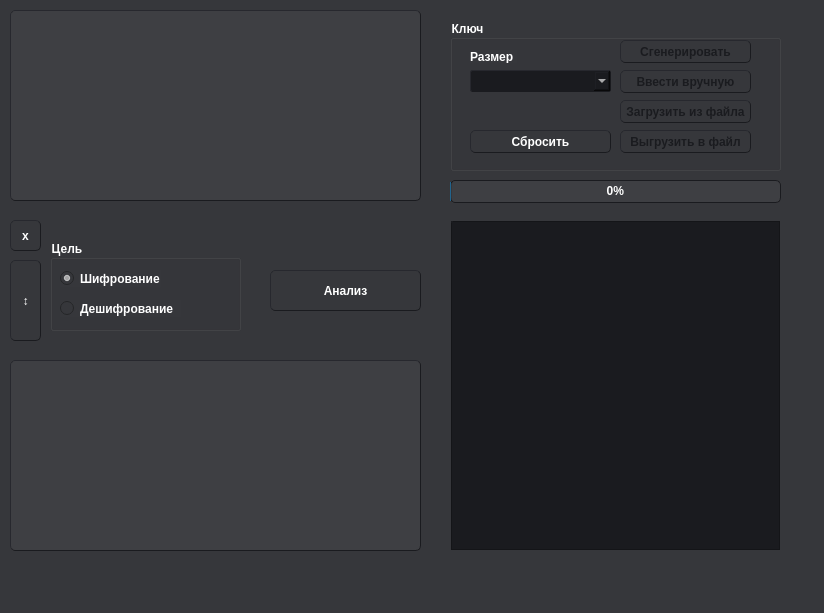
<?xml version="1.0" encoding="UTF-8"?>
<ui version="4.0">
 <class>MainWindow</class>
 <widget class="QMainWindow" name="MainWindow">
  <property name="geometry">
   <rect>
    <x>0</x>
    <y>0</y>
    <width>824</width>
    <height>613</height>
   </rect>
  </property>
  <property name="focusPolicy">
   <enum>Qt::WheelFocus</enum>
  </property>
  <property name="windowTitle">
   <string>Метод поворотной решетки</string>
  </property>
  <property name="styleSheet">
   <string notr="true">background: #36373b;</string>
  </property>
  <widget class="QWidget" name="centralwidget">
   <widget class="QFrame" name="frame">
    <property name="geometry">
     <rect>
      <x>451</x>
      <y>221</y>
      <width>329</width>
      <height>329</height>
     </rect>
    </property>
    <property name="styleSheet">
     <string notr="true">background-color: #1a1b1f;</string>
    </property>
    <property name="frameShape">
     <enum>QFrame::StyledPanel</enum>
    </property>
    <property name="frameShadow">
     <enum>QFrame::Raised</enum>
    </property>
    <widget class="QWidget" name="gridLayoutWidget">
     <property name="geometry">
      <rect>
       <x>0</x>
       <y>0</y>
       <width>331</width>
       <height>331</height>
      </rect>
     </property>
     <layout class="QGridLayout" name="gridLayout">
      <property name="sizeConstraint">
       <enum>QLayout::SetFixedSize</enum>
      </property>
      <property name="leftMargin">
       <number>1</number>
      </property>
      <property name="topMargin">
       <number>1</number>
      </property>
      <property name="rightMargin">
       <number>1</number>
      </property>
      <property name="bottomMargin">
       <number>1</number>
      </property>
      <property name="spacing">
       <number>1</number>
      </property>
     </layout>
    </widget>
   </widget>
   <widget class="QProgressBar" name="progressBar">
    <property name="geometry">
     <rect>
      <x>450</x>
      <y>180</y>
      <width>331</width>
      <height>23</height>
     </rect>
    </property>
    <property name="styleSheet">
     <string notr="true">#progressBar {
	color: white;
	font-weight: bold;
    border: 1px solid #1a1b1f;;
    border-radius: 5px;
	background: #3e3f43;
	text-align: center;
}

#progressBar::chunk {
    background: url(images/pgicon.png);
    width: 45px;
}</string>
    </property>
    <property name="value">
     <number>0</number>
    </property>
    <property name="alignment">
     <set>Qt::AlignRight|Qt::AlignTrailing|Qt::AlignVCenter</set>
    </property>
    <property name="textDirection">
     <enum>QProgressBar::TopToBottom</enum>
    </property>
   </widget>
   <widget class="QPlainTextEdit" name="oldtext">
    <property name="geometry">
     <rect>
      <x>10</x>
      <y>10</y>
      <width>411</width>
      <height>191</height>
     </rect>
    </property>
    <property name="styleSheet">
     <string notr="true">color: white;
border-style: outset;
border-width: 1px;
border-color: #1a1b1f;
border-radius: 5px;
background: #3e3f43;
font-weight: bold;</string>
    </property>
   </widget>
   <widget class="QPlainTextEdit" name="newtext">
    <property name="geometry">
     <rect>
      <x>10</x>
      <y>360</y>
      <width>411</width>
      <height>191</height>
     </rect>
    </property>
    <property name="styleSheet">
     <string notr="true">color: white;
border-style: outset;
border-width: 1px;
border-color: #1a1b1f;
border-radius: 5px;
background: #3e3f43;
font-weight: bold;</string>
    </property>
   </widget>
   <widget class="QGroupBox" name="groupBox">
    <property name="geometry">
     <rect>
      <x>450</x>
      <y>20</y>
      <width>331</width>
      <height>151</height>
     </rect>
    </property>
    <property name="styleSheet">
     <string notr="true">color: white;
font-weight: bold;</string>
    </property>
    <property name="title">
     <string>Ключ</string>
    </property>
    <widget class="QPushButton" name="generate">
     <property name="enabled">
      <bool>false</bool>
     </property>
     <property name="geometry">
      <rect>
       <x>170</x>
       <y>20</y>
       <width>131</width>
       <height>23</height>
      </rect>
     </property>
     <property name="styleSheet">
      <string notr="true">#generate{
	color: white;
	border-style: outset;
	border-width: 1px;
	border-color: #1a1b1f;
	border-radius: 5px;
    background: qlineargradient(x1: 0, y1: 0, x2: 0, y2: 1,
                                stop: 0 #494c51, stop: 1.0 #3a3b3f);
	font-weight: bold;
}

#generate:hover{
	color: white;
	border-style: outset;
	border-width: 1px;
	border-color: #1a1b1f;
	border-radius: 5px;
    background: qlineargradient(x1: 0, y1: 0, x2: 0, y2: 1,
                                stop: 0 #52555a, stop: 1.0 #3f4044);
	font-weight: bold;
}

#generate:pressed{
	color: white;
	border-style: outset;
	border-width: 1px;
	border-color: #1a1b1f;
	border-radius: 5px;
    background: qlineargradient(x1: 0, y1: 0, x2: 0, y2: 1,
                                stop: 0 #34383b,  stop: 1.0 #44474c);
	font-weight: bold;
}

#generate:disabled{
	color: #1a1b1f;
	border-style: outset;
	border-width: 1px;
	border-color: #1a1b1f;
	border-radius: 5px;
    background: qlineargradient(x1: 0, y1: 0, x2: 0, y2: 1,
                                stop: 0 #494c51, stop: 1.0 #3a3b3f);
	font-weight: bold;
}</string>
     </property>
     <property name="text">
      <string>Сгенерировать</string>
     </property>
    </widget>
    <widget class="QPushButton" name="hand_mode">
     <property name="enabled">
      <bool>false</bool>
     </property>
     <property name="geometry">
      <rect>
       <x>170</x>
       <y>50</y>
       <width>131</width>
       <height>23</height>
      </rect>
     </property>
     <property name="styleSheet">
      <string notr="true">#hand_mode{
	color: white;
	border-style: outset;
	border-width: 1px;
	border-color: #1a1b1f;
	border-radius: 5px;
    background: qlineargradient(x1: 0, y1: 0, x2: 0, y2: 1,
                                stop: 0 #494c51, stop: 1.0 #3a3b3f);
	font-weight: bold;
}

#hand_mode:hover{
	color: white;
	border-style: outset;
	border-width: 1px;
	border-color: #1a1b1f;
	border-radius: 5px;
    background: qlineargradient(x1: 0, y1: 0, x2: 0, y2: 1,
                                stop: 0 #52555a, stop: 1.0 #3f4044);
	font-weight: bold;
}

#hand_mode:pressed{
	color: white;
	border-style: outset;
	border-width: 1px;
	border-color: #1a1b1f;
	border-radius: 5px;
    background: qlineargradient(x1: 0, y1: 0, x2: 0, y2: 1,
                                stop: 0 #34383b,  stop: 1.0 #44474c);
	font-weight: bold;
}

#hand_mode:disabled{
	color: #1a1b1f;
	border-style: outset;
	border-width: 1px;
	border-color: #1a1b1f;
	border-radius: 5px;
    background: qlineargradient(x1: 0, y1: 0, x2: 0, y2: 1,
                                stop: 0 #494c51, stop: 1.0 #3a3b3f);
	font-weight: bold;
}</string>
     </property>
     <property name="text">
      <string>Ввести вручную</string>
     </property>
    </widget>
    <widget class="QPushButton" name="loadfrom">
     <property name="enabled">
      <bool>false</bool>
     </property>
     <property name="geometry">
      <rect>
       <x>170</x>
       <y>80</y>
       <width>131</width>
       <height>23</height>
      </rect>
     </property>
     <property name="styleSheet">
      <string notr="true">#loadfrom{
	color: white;
	border-style: outset;
	border-width: 1px;
	border-color: #1a1b1f;
	border-radius: 5px;
    background: qlineargradient(x1: 0, y1: 0, x2: 0, y2: 1,
                                stop: 0 #494c51, stop: 1.0 #3a3b3f);
	font-weight: bold;
}

#loadfrom:hover{
	color: white;
	border-style: outset;
	border-width: 1px;
	border-color: #1a1b1f;
	border-radius: 5px;
    background: qlineargradient(x1: 0, y1: 0, x2: 0, y2: 1,
                                stop: 0 #52555a, stop: 1.0 #3f4044);
	font-weight: bold;
}

#loadfrom:pressed{
	color: white;
	border-style: outset;
	border-width: 1px;
	border-color: #1a1b1f;
	border-radius: 5px;
    background: qlineargradient(x1: 0, y1: 0, x2: 0, y2: 1,
                                stop: 0 #34383b,  stop: 1.0 #44474c);
	font-weight: bold;
}

#loadfrom:disabled{
	color: #1a1b1f;
	border-style: outset;
	border-width: 1px;
	border-color: #1a1b1f;
	border-radius: 5px;
    background: qlineargradient(x1: 0, y1: 0, x2: 0, y2: 1,
                                stop: 0 #494c51, stop: 1.0 #3a3b3f);
	font-weight: bold;
}</string>
     </property>
     <property name="text">
      <string>Загрузить из файла</string>
     </property>
    </widget>
    <widget class="QPushButton" name="loadto">
     <property name="enabled">
      <bool>false</bool>
     </property>
     <property name="geometry">
      <rect>
       <x>170</x>
       <y>110</y>
       <width>131</width>
       <height>23</height>
      </rect>
     </property>
     <property name="styleSheet">
      <string notr="true">#loadto{
	color: white;
	border-style: outset;
	border-width: 1px;
	border-color: #1a1b1f;
	border-radius: 5px;
    background: qlineargradient(x1: 0, y1: 0, x2: 0, y2: 1,
                                stop: 0 #494c51, stop: 1.0 #3a3b3f);
	font-weight: bold;
}

#loadto:hover{
	color: white;
	border-style: outset;
	border-width: 1px;
	border-color: #1a1b1f;
	border-radius: 5px;
    background: qlineargradient(x1: 0, y1: 0, x2: 0, y2: 1,
                                stop: 0 #52555a, stop: 1.0 #3f4044);
	font-weight: bold;
}

#loadto:pressed{
	color: white;
	border-style: outset;
	border-width: 1px;
	border-color: #1a1b1f;
	border-radius: 5px;
    background: qlineargradient(x1: 0, y1: 0, x2: 0, y2: 1,
                                stop: 0 #34383b,  stop: 1.0 #44474c);
	font-weight: bold;
}

#loadto:disabled{
	color: #1a1b1f;
	border-style: outset;
	border-width: 1px;
	border-color: #1a1b1f;
	border-radius: 5px;
    background: qlineargradient(x1: 0, y1: 0, x2: 0, y2: 1,
                                stop: 0 #494c51, stop: 1.0 #3a3b3f);
	font-weight: bold;
}</string>
     </property>
     <property name="text">
      <string>Выгрузить в файл</string>
     </property>
    </widget>
    <widget class="QComboBox" name="comboBox">
     <property name="enabled">
      <bool>false</bool>
     </property>
     <property name="geometry">
      <rect>
       <x>20</x>
       <y>50</y>
       <width>141</width>
       <height>22</height>
      </rect>
     </property>
     <property name="styleSheet">
      <string notr="true">#comboBox, comboBox:enabled, #comboBox:on #comboBox:editable{
	color: white;
	border-style: outset;
	border-width: 1px;
	border-color: #1a1b1f;
	border-radius: 2px;
    background: qlineargradient(x1: 0, y1: 0, x2: 0, y2: 1,
                                stop: 0 #494c51, stop: 1.0 #3a3b3f);
	font-weight: bold;
}


#comboBox:drop-down {
	color: white;
    background: qlineargradient(x1: 0, y1: 0, x2: 0, y2: 1,
                                stop: 0 #494c51, stop: 1.0 #3a3b3f);
	font-weight: bold;
}

#comboBox:down-arrow {
    image: url(images/arrow.png);
}

#comboBox:down-arrow:on {
    image: url(images/arrowup.png);
}

 #comboBox:!editable, comboBox:drop-down:editable {
	 color: white;
     background-color: qlineargradient(x1: 0, y1: 0, x2: 0, y2: 1,
                                stop: 0 #494c51, stop: 1.0 #3a3b3f);
}

#comboBox:disabled{
	background-color: #1a1b1f;
}


#comboBox:!editable:on, #comboBox:drop-down:editable:on {
	color: white;
    background: qlineargradient(x1: 0, y1: 0, x2: 0, y2: 1,
                                stop: 0 #494c51, stop: 1.0 #3a3b3f);
}

#comboBox QAbstractItemView {
    color: white;
	border-style: outset;
	border-width: 1px;
	border-color: #1a1b1f;
	border-radius: 2px;
    background: qlineargradient(x1: 0, y1: 0, x2: 0, y2: 1,
                                stop: 0 #494c51, stop: 1.0 #3a3b3f);
	font-weight: bold;
    selection-background-color: #b2b3b5;
}</string>
     </property>
    </widget>
    <widget class="QLabel" name="label">
     <property name="geometry">
      <rect>
       <x>20</x>
       <y>30</y>
       <width>47</width>
       <height>13</height>
      </rect>
     </property>
     <property name="text">
      <string>Размер</string>
     </property>
    </widget>
    <widget class="QPushButton" name="clear_set">
     <property name="geometry">
      <rect>
       <x>20</x>
       <y>110</y>
       <width>141</width>
       <height>23</height>
      </rect>
     </property>
     <property name="styleSheet">
      <string notr="true">#clear_set{
	color: white;
	border-style: outset;
	border-width: 1px;
	border-color: #1a1b1f;
	border-radius: 5px;
    background: qlineargradient(x1: 0, y1: 0, x2: 0, y2: 1,
                                stop: 0 #494c51, stop: 1.0 #3a3b3f);
	font-weight: bold;
}

#clear_set:hover{
	color: white;
	border-style: outset;
	border-width: 1px;
	border-color: #1a1b1f;
	border-radius: 5px;
    background: qlineargradient(x1: 0, y1: 0, x2: 0, y2: 1,
                                stop: 0 #52555a, stop: 1.0 #3f4044);
	font-weight: bold;
}

#clearset:pressed{
	color: white;
	border-style: outset;
	border-width: 1px;
	border-color: #1a1b1f;
	border-radius: 5px;
    background: qlineargradient(x1: 0, y1: 0, x2: 0, y2: 1,
                                stop: 0 #34383b,  stop: 1.0 #44474c);
	font-weight: bold;
}

#clear_set:disabled{
	color: #1a1b1f;
	border-style: outset;
	border-width: 1px;
	border-color: #1a1b1f;
	border-radius: 5px;
    background: qlineargradient(x1: 0, y1: 0, x2: 0, y2: 1,
                                stop: 0 #494c51, stop: 1.0 #3a3b3f);
	font-weight: bold;
}</string>
     </property>
     <property name="text">
      <string>Сбросить</string>
     </property>
    </widget>
   </widget>
   <widget class="QPushButton" name="start">
    <property name="geometry">
     <rect>
      <x>270</x>
      <y>270</y>
      <width>151</width>
      <height>41</height>
     </rect>
    </property>
    <property name="styleSheet">
     <string notr="true">#start{
	color: white;
	border-style: outset;
	border-width: 1px;
	border-color: #1a1b1f;
	border-radius: 5px;
    background: qlineargradient(x1: 0, y1: 0, x2: 0, y2: 1,
                                stop: 0 #494c51, stop: 1.0 #3a3b3f);
	font-weight: bold;
}

#start:hover{
	color: white;
	border-style: outset;
	border-width: 1px;
	border-color: #1a1b1f;
	border-radius: 5px;
    background: qlineargradient(x1: 0, y1: 0, x2: 0, y2: 1,
                                stop: 0 #52555a, stop: 1.0 #3f4044);
	font-weight: bold;
}

#start:pressed{
	color: white;
	border-style: outset;
	border-width: 1px;
	border-color: #1a1b1f;
	border-radius: 5px;
    background: qlineargradient(x1: 0, y1: 0, x2: 0, y2: 1,
                                stop: 0 #34383b,  stop: 1.0 #44474c);
	font-weight: bold;
}

#start:disabled{
	color: #1a1b1f;
	border-style: outset;
	border-width: 1px;
	border-color: #1a1b1f;
	border-radius: 5px;
    background: qlineargradient(x1: 0, y1: 0, x2: 0, y2: 1,
                                stop: 0 #494c51, stop: 1.0 #3a3b3f);
	font-weight: bold;
}</string>
    </property>
    <property name="text">
     <string>Анализ</string>
    </property>
   </widget>
   <widget class="QGroupBox" name="groupBox_2">
    <property name="geometry">
     <rect>
      <x>50</x>
      <y>240</y>
      <width>191</width>
      <height>91</height>
     </rect>
    </property>
    <property name="styleSheet">
     <string notr="true">color: white;
font-weight: bold;</string>
    </property>
    <property name="title">
     <string>Цель</string>
    </property>
    <widget class="QRadioButton" name="radioButton">
     <property name="geometry">
      <rect>
       <x>10</x>
       <y>30</y>
       <width>101</width>
       <height>17</height>
      </rect>
     </property>
     <property name="text">
      <string>Шифрование</string>
     </property>
     <property name="checked">
      <bool>true</bool>
     </property>
    </widget>
    <widget class="QRadioButton" name="radioButton_2">
     <property name="geometry">
      <rect>
       <x>10</x>
       <y>60</y>
       <width>121</width>
       <height>17</height>
      </rect>
     </property>
     <property name="text">
      <string>Дешифрование</string>
     </property>
    </widget>
   </widget>
   <widget class="QPushButton" name="swap">
    <property name="geometry">
     <rect>
      <x>10</x>
      <y>260</y>
      <width>31</width>
      <height>81</height>
     </rect>
    </property>
    <property name="styleSheet">
     <string notr="true">#swap{
	color: white;
	border-style: outset;
	border-width: 1px;
	border-color: #1a1b1f;
	border-radius: 5px;
    background: qlineargradient(x1: 0, y1: 0, x2: 0, y2: 1,
                                stop: 0 #494c51, stop: 1.0 #3a3b3f);
	font-weight: bold;
}

#swap:hover{
	color: white;
	border-style: outset;
	border-width: 1px;
	border-color: #1a1b1f;
	border-radius: 5px;
    background: qlineargradient(x1: 0, y1: 0, x2: 0, y2: 1,
                                stop: 0 #52555a, stop: 1.0 #3f4044);
	font-weight: bold;
}

#swap:pressed{
	color: white;
	border-style: outset;
	border-width: 1px;
	border-color: #1a1b1f;
	border-radius: 5px;
    background: qlineargradient(x1: 0, y1: 0, x2: 0, y2: 1,
                                stop: 0 #34383b,  stop: 1.0 #44474c);
	font-weight: bold;
}</string>
    </property>
    <property name="text">
     <string>↕</string>
    </property>
   </widget>
   <widget class="QPushButton" name="clmemo">
    <property name="geometry">
     <rect>
      <x>10</x>
      <y>220</y>
      <width>31</width>
      <height>31</height>
     </rect>
    </property>
    <property name="styleSheet">
     <string notr="true">#clmemo{
	color: white;
	border-style: outset;
	border-width: 1px;
	border-color: #1a1b1f;
	border-radius: 5px;
    background: qlineargradient(x1: 0, y1: 0, x2: 0, y2: 1,
                                stop: 0 #494c51, stop: 1.0 #3a3b3f);
	font-weight: bold;
}

#clmemo:hover{
	color: white;
	border-style: outset;
	border-width: 1px;
	border-color: #1a1b1f;
	border-radius: 5px;
    background: qlineargradient(x1: 0, y1: 0, x2: 0, y2: 1,
                                stop: 0 #52555a, stop: 1.0 #3f4044);
	font-weight: bold;
}

#clmemo:pressed{
	color: white;
	border-style: outset;
	border-width: 1px;
	border-color: #1a1b1f;
	border-radius: 5px;
    background: qlineargradient(x1: 0, y1: 0, x2: 0, y2: 1,
                                stop: 0 #34383b,  stop: 1.0 #44474c);
	font-weight: bold;
}</string>
    </property>
    <property name="text">
     <string>x</string>
    </property>
   </widget>
  </widget>
  <widget class="QMenuBar" name="menubar">
   <property name="geometry">
    <rect>
     <x>0</x>
     <y>0</y>
     <width>824</width>
     <height>21</height>
    </rect>
   </property>
  </widget>
  <widget class="QStatusBar" name="statusbar"/>
 </widget>
 <resources/>
 <connections/>
</ui>
